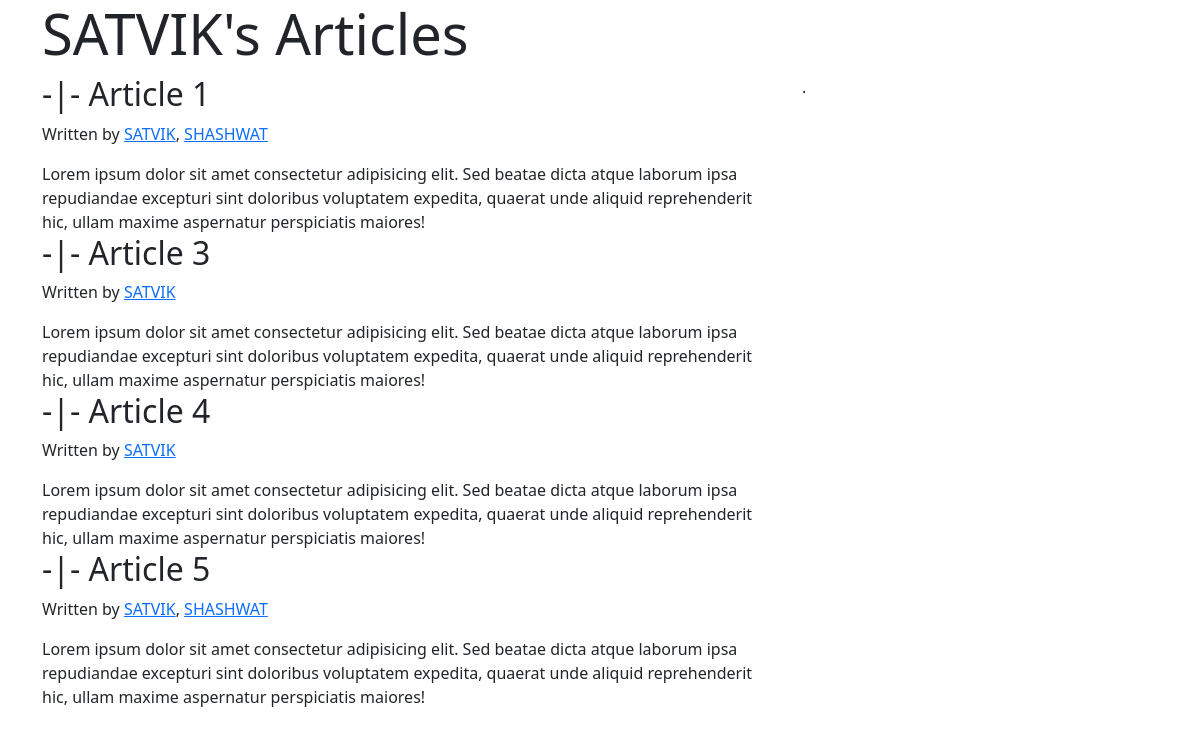
The page /articles_by/SATVIK on the database its author committed.
### app.py (models this page shows)
class Article(db.Model):
    __tablename__ = 'article'
    article_id = db.Column(db.Integer, primary_key=True, autoincrement=True)
    title = db.Column(db.String)
    content = db.Column(db.String)
    authors = db.relationship("User", secondary="article_authors")

class User(db.Model):
    __tablename__ = 'user'
    user_id = db.Column(db.Integer, autoincrement=True, primary_key=True)
    username = db.Column(db.String, unique=True)
    email = db.Column(db.String, unique=True)
    articles= db.relationship("Article", secondary="article_authors")

### app.py (the view)
@app.route("/articles_by/<username>", methods=["GET", "POST"])
def articles_by_author(username):
    if request.method == "GET":
        articles = Article.query.filter(Article.authors.any(username=username))
        return render_template("articles_by_author.html", articles=articles,author=username)

### templates/articles_by_author.html (shortened to what this page needs)
<!DOCTYPE html>
<html>
    <head>
        <link href="https://cdn.jsdelivr.net/npm/bootstrap@5.1.1/dist/css/bootstrap.min.css" rel="stylesheet"
>
    </head>
    <body>
        <div class="container">
            <div class="jumbotron">
                <h1 class="display-4">{{author}}'s Articles</h1>
            </div>
            <div class="row">
                <div class="col-md-8">
                    {% for article in articles %}
                                <div>
                                    <h2>-|- {{article["title"]}}</h2>
                                    <p>Written by
                                        {% for author in article["authors"] %}
                                            <a href='/articles_by/{{author["username"]}}'>{{author["username"]}}</a>{% if not loop.last %},{% endif %}
                                        {% endfor %}
                                    </p>
                                    <div>
                                        {{ article["content"] }}
                                    </div>
                                </div>
                    {% endfor %}
                </div>
                <div class ="col-md-4">
                    .
                </div>
            </div>
        </div>
    </body>
</html>

### rows shown on the page
Article: title "Article 1", content "Lorem ipsum dolor sit amet consectetur adipisicing elit. Sed beatae dicta atque laborum ipsa repudiandae excepturi sint doloribus voluptatem expedita, quaerat unde aliquid reprehenderit hic, ullam maxime aspernatur perspiciatis maiores!"
User: username "SATVIK"
User: username "SHASHWAT"
Article: title "Article 3", content "Lorem ipsum dolor sit amet consectetur adipisicing elit. Sed beatae dicta atque laborum ipsa repudiandae excepturi sint doloribus voluptatem expedita, quaerat unde aliquid reprehenderit hic, ullam maxime aspernatur perspiciatis maiores!"
Article: title "Article 4", content "Lorem ipsum dolor sit amet consectetur adipisicing elit. Sed beatae dicta atque laborum ipsa repudiandae excepturi sint doloribus voluptatem expedita, quaerat unde aliquid reprehenderit hic, ullam maxime aspernatur perspiciatis maiores!"
Article: title "Article 5", content "Lorem ipsum dolor sit amet consectetur adipisicing elit. Sed beatae dicta atque laborum ipsa repudiandae excepturi sint doloribus voluptatem expedita, quaerat unde aliquid reprehenderit hic, ullam maxime aspernatur perspiciatis maiores!"
